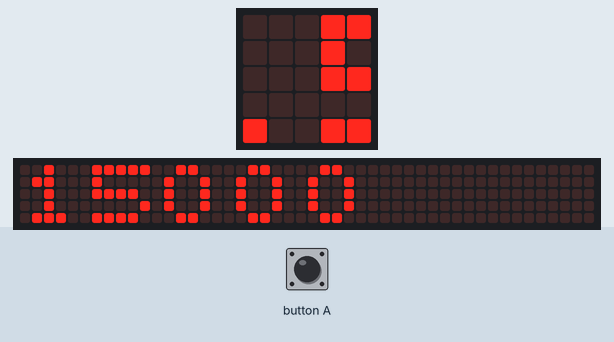
A program run on a simulated BBC micro:bit (MakeCode). Shown: the board's 5×5 LED display, a strip that is not on the board, showing the scrolling text unrolled. The inputs (shaded band) are chosen by the test bench. The 48×5 strip is a reading aid, not a part: it shows the text the display is scrolling, unrolled, one strip-width of it at a time.

Above: at 1.27 s.
1.3 s: button A pressed for 0.15 s
At 6.0 s:
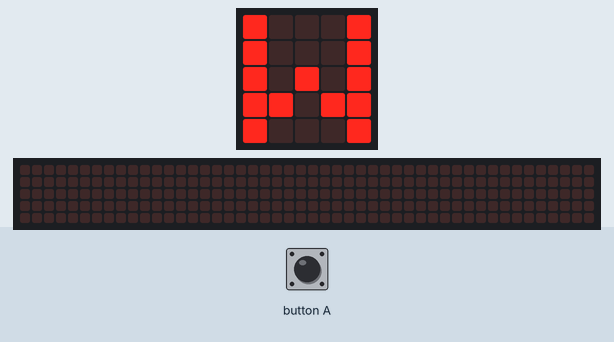
At 8.0 s:
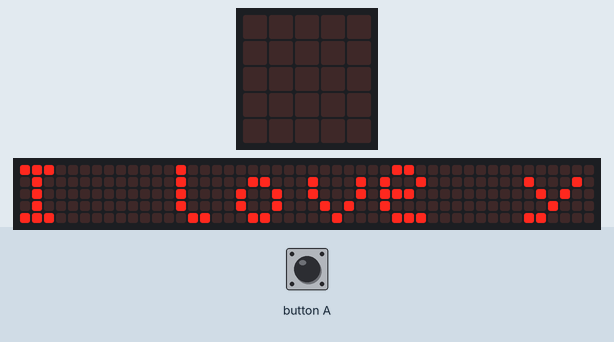

The program:

main.ts
```typescript
basic.forever(function on_forever() {
    let USB = 15000
    basic.showNumber(USB)
    basic.showString("W")
    basic.pause(1000)
    basic.showString("BUY USB FOR ME")
    basic.showString("ok is A, no is B")

})
function on_button_pressed_b() {
    basic.showString("I hate you fuck you ssiballuma")
}

input.onButtonPressed(Button.A, function on_button_pressed_a() {
    basic.showString("I love you bro")

})
```

test.ts
```typescript
// 테스트는 여기로 이동합니다; 이 패키지가 확장으로 사용될 때 컴파일되지 않을 것 입니다.
```

Measured:
- after the input at 1.3 s, the display: first differs from a run without the input after 4.9 s (image 2 shows a later state)
- what the display in image 1 shows lasts 0.8 s, from 5.4 s to 6.2 s
- what the display in image 2 shows lasts 0.9 s, from 7.4 s to 8.3 s
